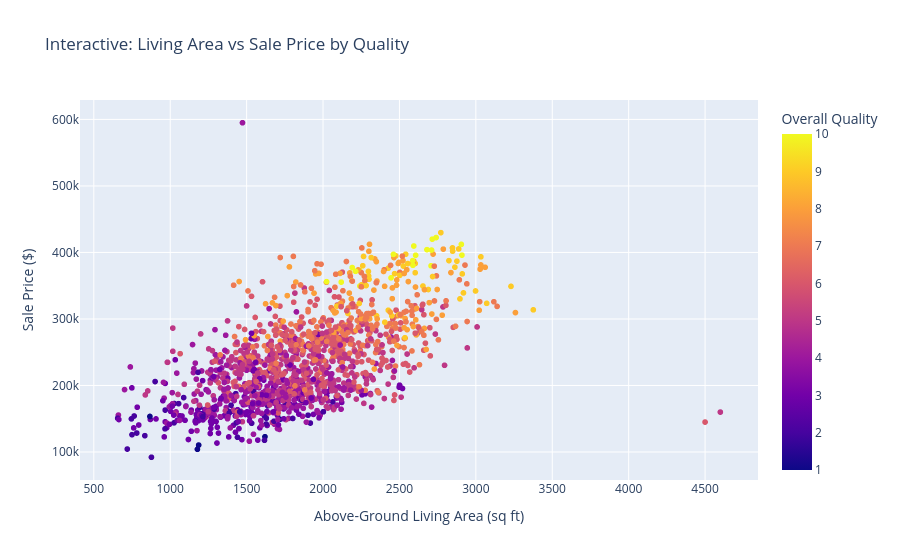

The notebook cell saved with this chart:
### Markdown cell above
TASK 04 Multivariate — the whole picture

### Code cell
# ============================================================
# TASK 04 — Multivariate Analysis
# ============================================================

import pandas as pd
import matplotlib.pyplot as plt
import seaborn as sns
import plotly.express as px

# Load dataset
df = pd.read_csv("ames_housing.csv")


# ------------------------------------------------------------
# 1. Correlation Heatmap
# ------------------------------------------------------------

# Select numeric columns and remove Id because it is only an identifier
corr = df.select_dtypes("number").drop(columns=["Id"]).corr()

plt.figure(figsize=(14, 10))

sns.heatmap(
    corr,
    annot=True,
    fmt=".2f",
    cmap="RdBu_r",
    center=0
)

plt.title("Correlation Heatmap of Numeric Variables")
plt.xlabel("Variables")
plt.ylabel("Variables")
plt.show()

# Takeaway:
# OverallQual has the strongest correlation with SalePrice.


# ------------------------------------------------------------
# 2. Scatter Plot with Third Variable as Colour
# ------------------------------------------------------------

plt.figure(figsize=(10, 6))

sns.scatterplot(
    data=df,
    x="GrLivArea",
    y="SalePrice",
    hue="OverallQual",
    alpha=0.6
)

plt.title("Living Area vs Sales Price by Overall Quality")
plt.xlabel("Above-Ground Living Area (sq ft)")
plt.ylabel("Sale Price ($)")
plt.legend(title="Overall Quality")
plt.show()

# Takeaway:
# Larger homes generally cost more, and higher-quality homes
# tend to occupy the higher-price part of the relationship.


# ------------------------------------------------------------
# 3. Interactive Plotly Scatter Plot
# ------------------------------------------------------------

fig = px.scatter(
    df,
    x="GrLivArea",
    y="SalePrice",
    color="OverallQual",
    hover_data=["Neighborhood", "YearBuilt"],
    title="Interactive: Living Area vs Sale Price by Quality",
    labels={
        "GrLivArea": "Above-Ground Living Area (sq ft)",
        "SalePrice": "Sale Price ($)",
        "OverallQual": "Overall Quality"
    }
) 

fig.show()

# Takeaway:
# The interactive chart allows individual houses to be explored
# by hovering over points to see neighborhood and year built.

### Figure 1 — Plotly figure (JSON) as saved in the notebook; plotly's stock layout.template omitted (floating-point values rounded to 4 significant figures; data arrays with more than 128 entries replaced by an {"elided": "..."} marker saying what was removed)
{"data": [{"customdata": {"elided": "1460x2 mixed values"}, "hovertemplate": "Above-Ground Living Area (sq ft)=%{x}<br>Sale Price ($)=%{y}<br>Neighborhood=%{customdata[0]}<br>YearBuilt=%{customdata[1]}<br>Overall Quality=%{marker.color}<extra></extra>", "legendgroup": "", "marker": {"color": {"elided": "1460 int values"}, "coloraxis": "coloraxis", "symbol": "circle"}, "mode": "markers", "name": "", "showlegend": false, "type": "scattergl", "x": {"elided": "1460 int values"}, "xaxis": "x", "y": {"elided": "1460 int values"}, "yaxis": "y"}], "layout": {"coloraxis": {"colorbar": {"title": {"text": "Overall Quality"}}, "colorscale": [[0, "#0d0887"], [0.1111, "#46039f"], [0.2222, "#7201a8"], [0.3333, "#9c179e"], [0.4444, "#bd3786"], [0.5556, "#d8576b"], [0.6667, "#ed7953"], [0.7778, "#fb9f3a"], [0.8889, "#fdca26"], [1, "#f0f921"]]}, "legend": {"tracegroupgap": 0}, "title": {"text": "Interactive: Living Area vs Sale Price by Quality"}, "xaxis": {"anchor": "y", "domain": [0, 1], "title": {"text": "Above-Ground Living Area (sq ft)"}}, "yaxis": {"anchor": "x", "domain": [0, 1], "title": {"text": "Sale Price ($)"}}}}
